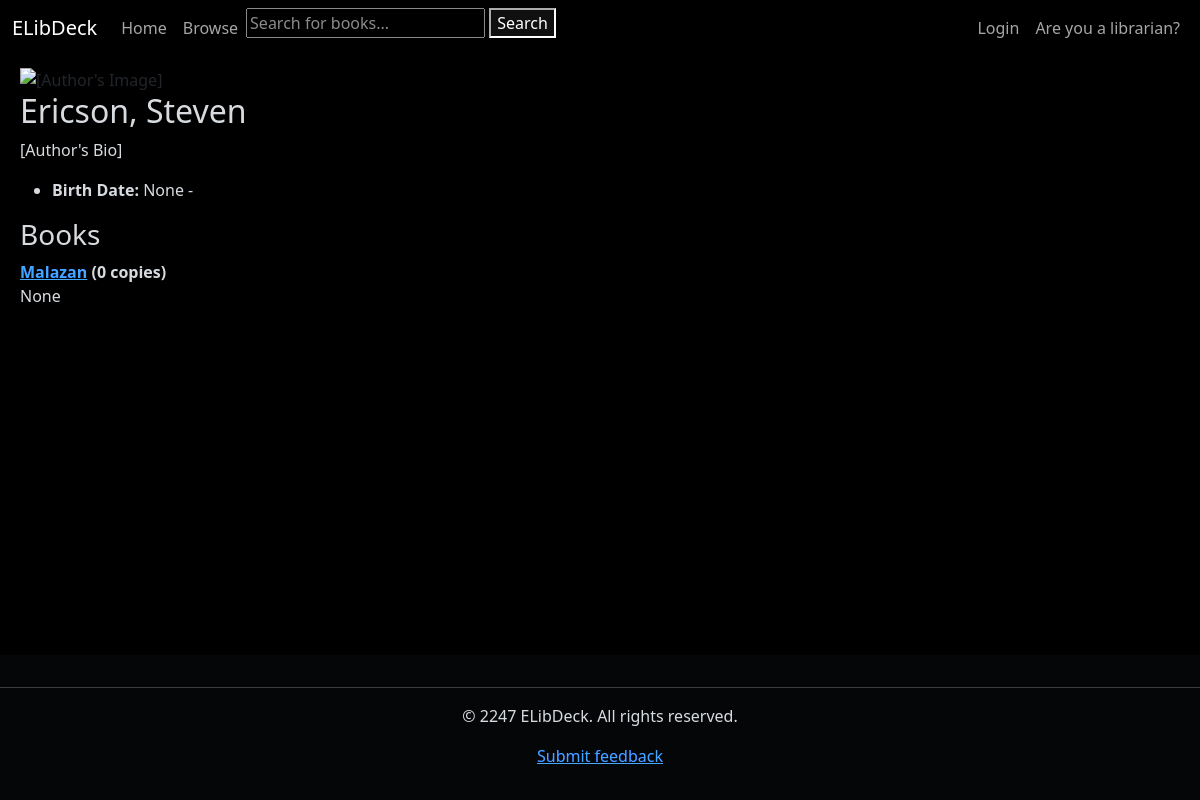
The app's page /author/6, older data.
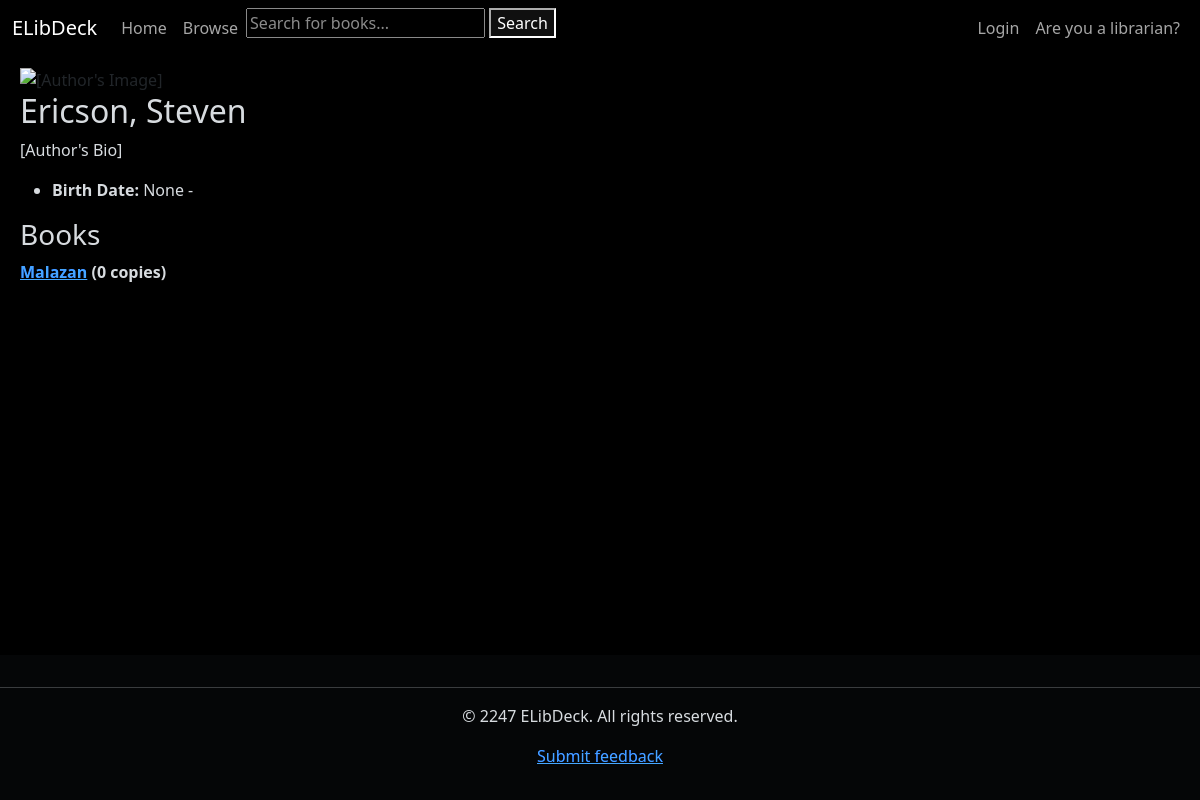
The same page, newer data.
### books_catalog/models.py (models this page shows, shortened)
class Book(models.Model):
    title = models.CharField(max_length=255, blank=True, null=True, help_text='Title of book')
    author = models.ForeignKey('Author', on_delete=models.RESTRICT, null=True)
    summary = models.TextField(max_length=1000, help_text="Enter a brief description of the book.", blank=True,
                               null=True)
    isbn = models.CharField('ISBN', max_length=13, unique=True, help_text='13 character ISBN', blank=True, null=True)
    genre = models.ManyToManyField(Genre, help_text='Select a genre for this book.')
    cover_image = models.ImageField(upload_to='covers', blank=True, null=True)
    publication_date = models.IntegerField(blank=True, null=True, help_text='Year of publication')
    borrowers = models.ManyToManyField(settings.AUTH_USER_MODEL, blank=True, related_name="borrowed_books")
    class Meta:
        ordering = ['title', '-publication_date']
    def __str__(self):
        return self.title

### books_catalog/views.py (the view)
# urls.py: path('author/<int:pk>', views.AuthorDetailView.as_view(), name='author-detail'),
class AuthorDetailView(generic.DetailView):
    model = Author
    template_name = 'books_catalog/author_detail.html'
    context_object_name = 'author'

### books_catalog/models.py (called while the page is built)
    def __str__(self):
        return f'{self.last_name}, {self.first_name}'

### books_catalog/templates/books_catalog/author_detail.html
{% extends "generic.html" %}
{% block content %}
<section id="author-profile">
    <div class="author-image">
        <img src="" alt="[Author's Image]">
    </div>
    <div class="author-info">
        <h2>{{ author }}</h2>
        <p>[Author's Bio]</p>
        <ul>
            <li><strong>Birth Date:</strong>
                {{author.date_of_birth}} - {% if author.date_of_death %}{{author.date_of_death}}{% endif %}
            </li>
        </ul>
    </div>
</section>
<section id="author-books">
    <h3>Books</h3>
    <dl>
        {% for book in author.book_set.all %}
        <dt><a href="{% url 'books_catalog:book-detail' book.pk %}">{{book}}</a> ({{book.bookinstance_set.all.count}} copies)</dt>
        <dd>{{book.summary}}</dd>
        {% empty %}
        <p>This author has no books.</p>
        {% endfor %}
    </dl>
</section>
{% endblock %}

Row changes from the older to the newer data that the page shows:
changed Book "Malazan": summary "None" → (not shown)
